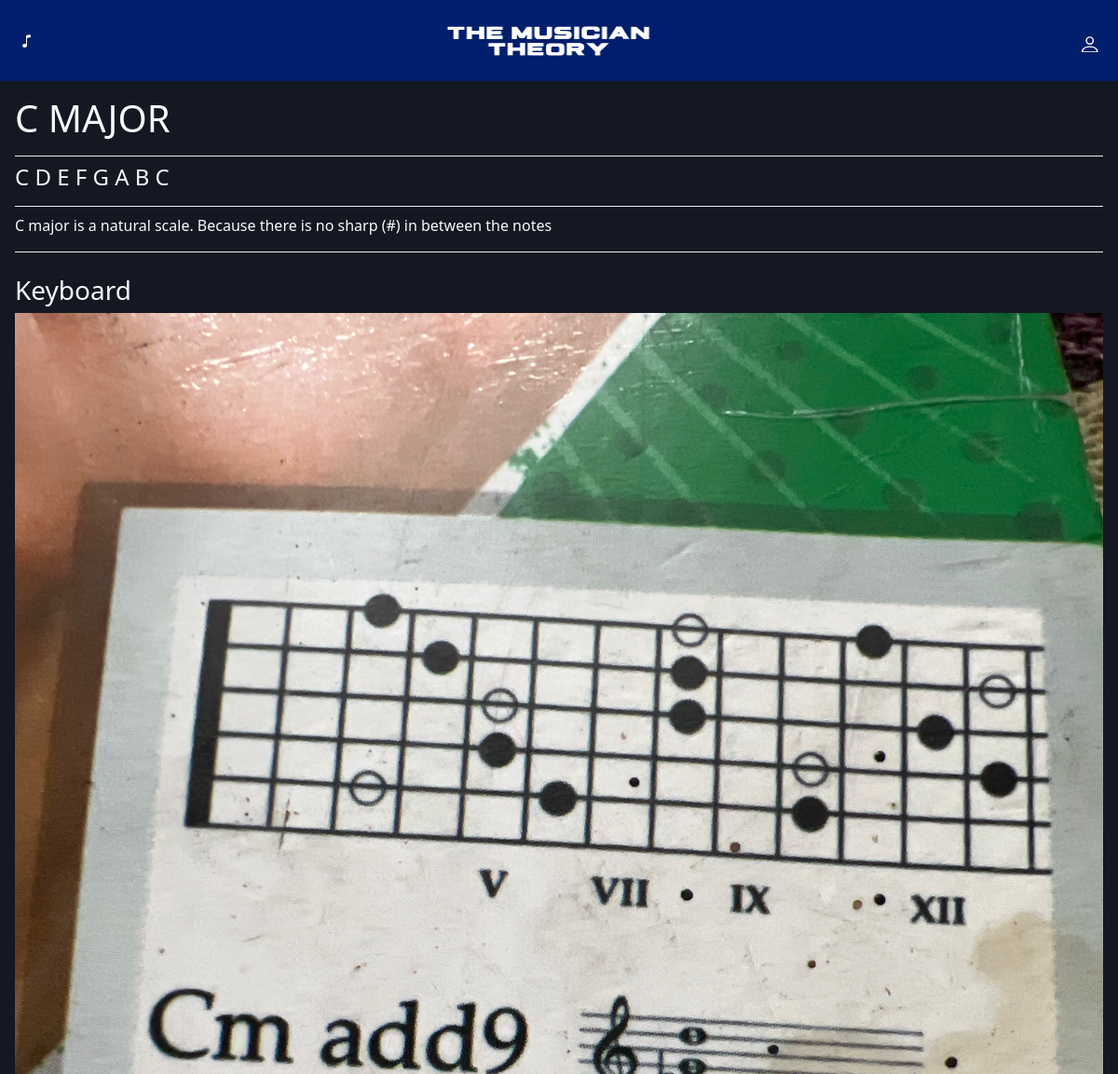
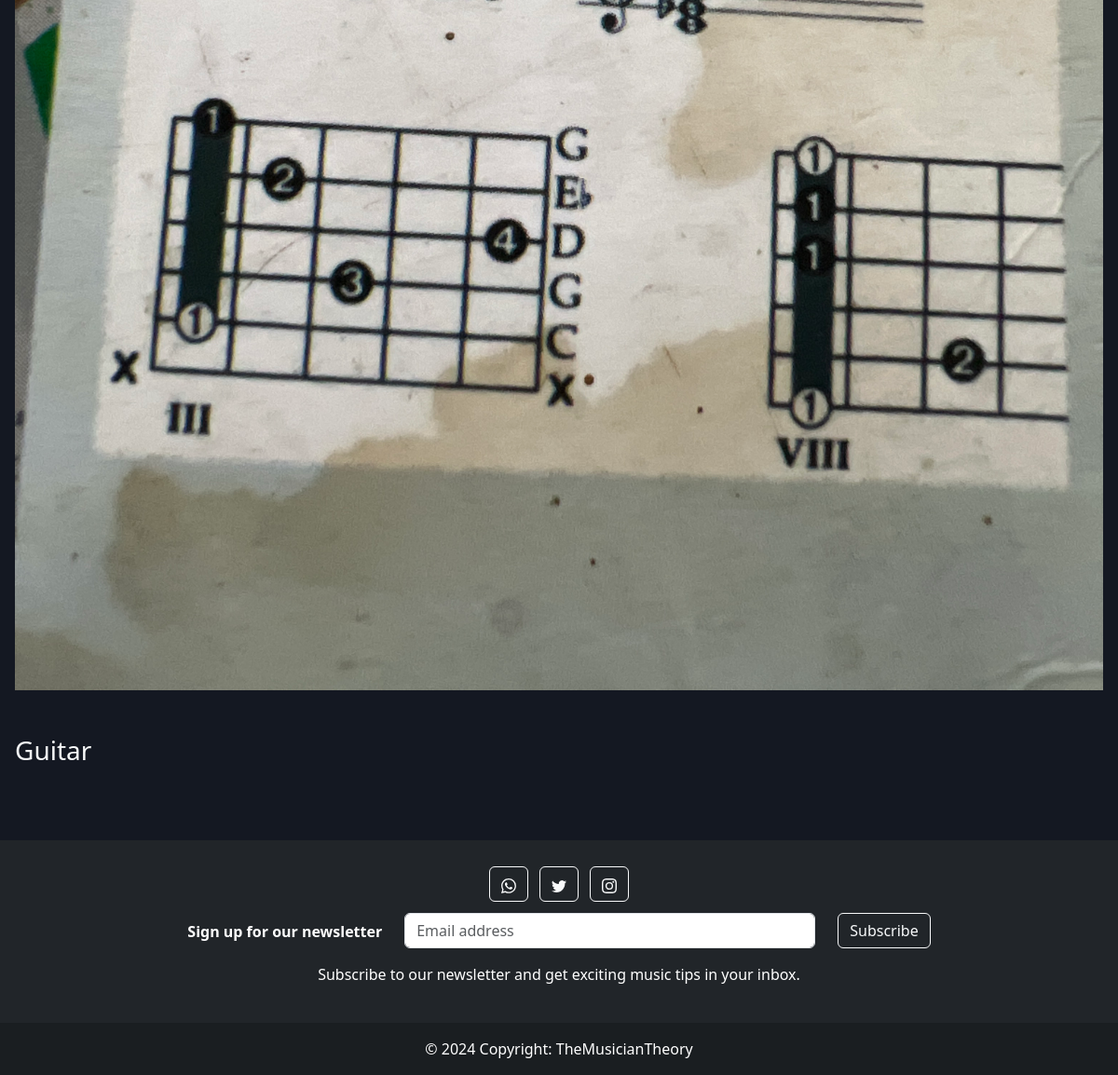
Screenshot of /scales/7 with the database file from the repository (2 pictures, top to bottom).
### music_admin/models.py (models this page shows, shortened)
class Scale(models.Model):
    name = models.CharField(max_length=100)
    scale = models.CharField(max_length=100)
    discription = models.TextField()
    keyboard_image = models.ImageField(upload_to='scales/keyboard', default="x")
    guitar_image = models.ImageField(upload_to='scales/guitar', default="x")

### base/views.py (the view)
# urls.py: path('scales/<int:id>', views.show_scale_result, name='show_scale_result'),
def show_scale_result(request, id):
    data = Scale.objects.filter(id=id)
    return render(request, 'base/scale.html', {'data': data})

### base/templates/base/scale.html (shortened to what this page needs)
{% extends 'base/base.html' %}
{% block content %}
<div class="m-3">
    {% for item in data %}
    <div class="mt-2">
    <h1 class="">{{ item.name }}</h1>
</div>
<div class="mt-3" style="height: 1px; background-color: #EAEFF5"></div>
    <div class="mt-2">
    <h4 class="">{{ item.scale }}</h4>
</div>
<div class="mt-3" style="height: 1px; background-color: #EAEFF5"></div>
    <div class="mt-2">
    <p>{{ item.discription }}</p>
</div>
<div class="mt-3" style="height: 1px; background-color: #EAEFF5"></div>
    <div class="mt-4">
    <h3>Keyboard</h3>
    <img src="{{ item.keyboard_image.url }}" alt="" width="100%" height="auto">
</div>
    <div class="mt-5">
    <h3>Guitar</h3>
</div>
    {% endfor %}
</div>
{% endblock %}

### rows the page displays
Scale: name "C MAJOR", scale "C D E F G A B C", discription "C major is a natural scale. Because there is no sharp (#) in between the notes", keyboard_image (picture)
